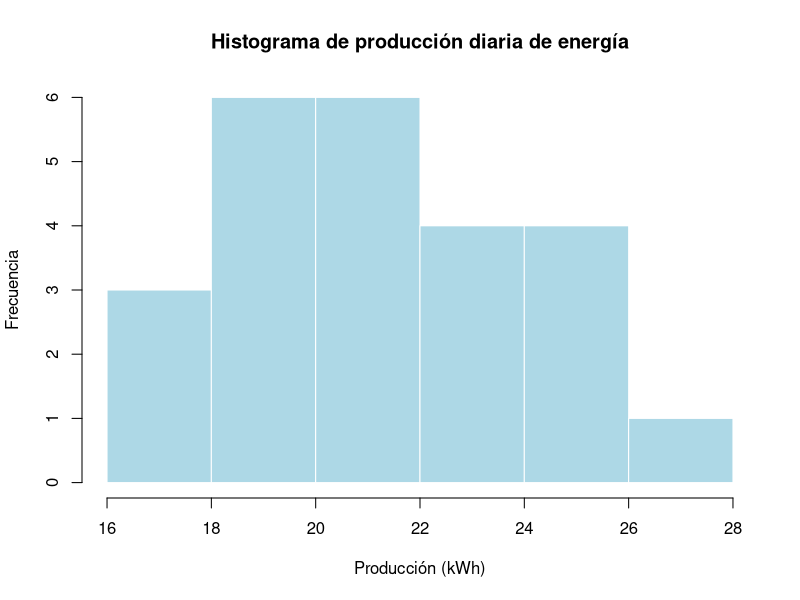
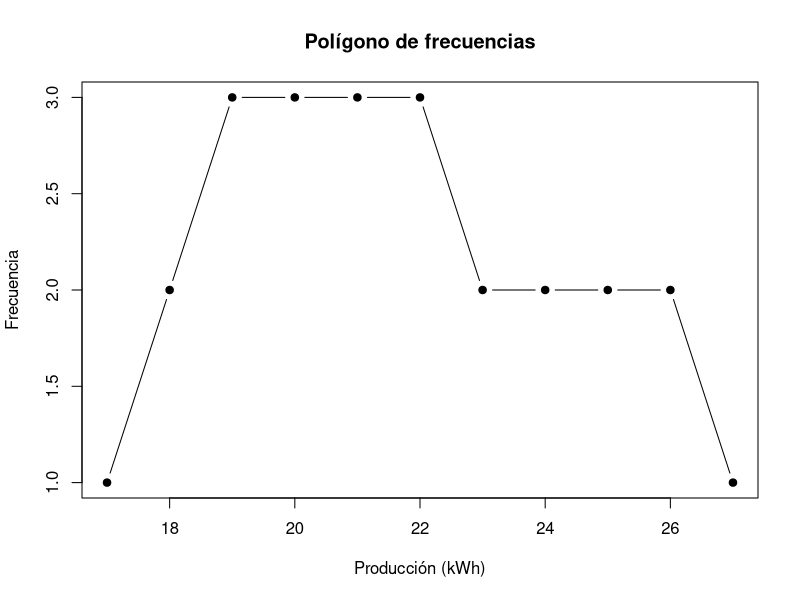
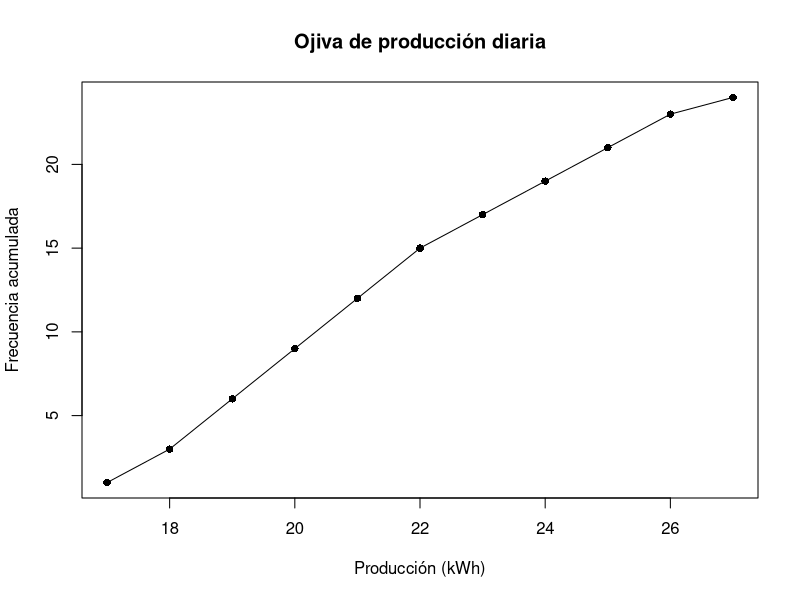
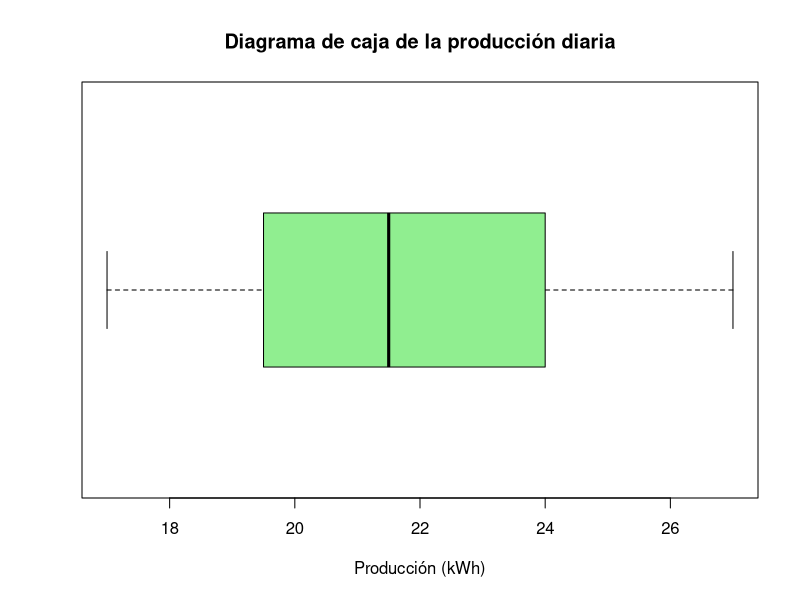
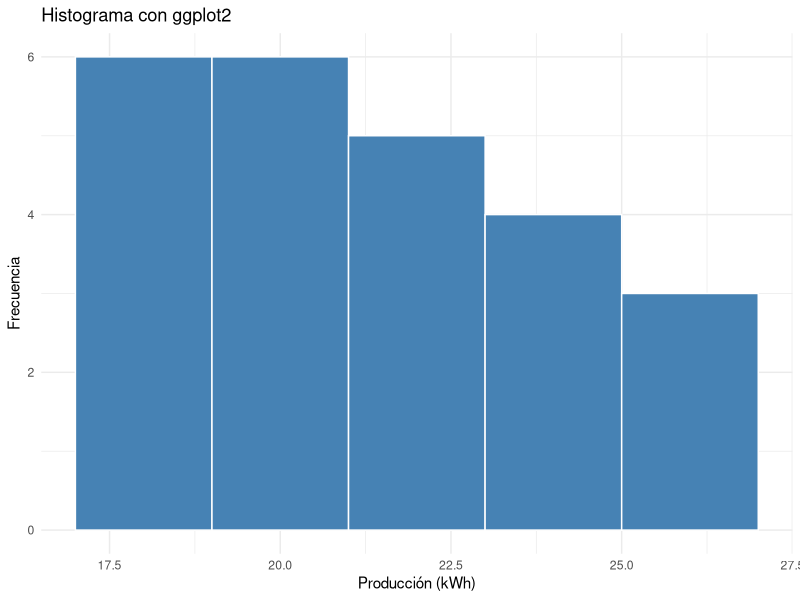

The R source for these figures, in order:
## ---- chunk 1
knitr::opts_chunk$set(
  echo = TRUE,
  message = FALSE,
  warning = FALSE,
  fig.align = "center",
  out.width = "85%"
)
## ---- chunk 2
energia <- c(18, 20, 19, 22, 24, 21, 23, 25, 26, 20, 19, 18,
             17, 21, 22, 23, 24, 26, 27, 25, 22, 21, 20, 19)
energia
## ---- chunk 3
hist(energia,
     col = "lightblue",
     main = "Histograma de producción diaria de energía",
     xlab = "Producción (kWh)",
     ylab = "Frecuencia",
     border = "white")
## ---- chunk 4
frecuencias <- table(energia)
plot(as.numeric(names(frecuencias)), as.numeric(frecuencias),
     type = "b", pch = 19,
     main = "Polígono de frecuencias",
     xlab = "Producción (kWh)",
     ylab = "Frecuencia")
## ---- chunk 5
frecuencia_acumulada <- cumsum(as.numeric(frecuencias))
plot(as.numeric(names(frecuencias)), frecuencia_acumulada,
     type = "o", pch = 16,
     main = "Ojiva de producción diaria",
     xlab = "Producción (kWh)",
     ylab = "Frecuencia acumulada")
## ---- chunk 6
boxplot(energia,
        horizontal = TRUE,
        col = "lightgreen",
        main = "Diagrama de caja de la producción diaria",
        xlab = "Producción (kWh)")
## ---- chunk 7
library(ggplot2)

df_energia <- data.frame(energia = energia)

ggplot(df_energia, aes(x = energia)) +
  geom_histogram(binwidth = 2, fill = "steelblue", color = "white") +
  labs(title = "Histograma con ggplot2",
       x = "Producción (kWh)",
       y = "Frecuencia") +
  theme_minimal()
